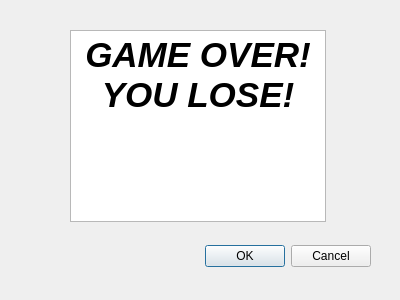
<?xml version="1.0" encoding="UTF-8"?>
<ui version="4.0">
 <class>DialogLose</class>
 <widget class="QDialog" name="DialogLose">
  <property name="geometry">
   <rect>
    <x>0</x>
    <y>0</y>
    <width>400</width>
    <height>300</height>
   </rect>
  </property>
  <property name="windowTitle">
   <string>Dialog</string>
  </property>
  <widget class="QDialogButtonBox" name="buttonBox">
   <property name="geometry">
    <rect>
     <x>30</x>
     <y>240</y>
     <width>341</width>
     <height>32</height>
    </rect>
   </property>
   <property name="orientation">
    <enum>Qt::Horizontal</enum>
   </property>
   <property name="standardButtons">
    <set>QDialogButtonBox::Cancel|QDialogButtonBox::Ok</set>
   </property>
  </widget>
  <widget class="QTextBrowser" name="textBrowser">
   <property name="geometry">
    <rect>
     <x>70</x>
     <y>30</y>
     <width>256</width>
     <height>192</height>
    </rect>
   </property>
   <property name="html">
    <string>&lt;!DOCTYPE HTML PUBLIC &quot;-//W3C//DTD HTML 4.0//EN&quot; &quot;http://www.w3.org/TR/REC-html40/strict.dtd&quot;&gt;
&lt;html&gt;&lt;head&gt;&lt;meta name=&quot;qrichtext&quot; content=&quot;1&quot; /&gt;&lt;style type=&quot;text/css&quot;&gt;
p, li { white-space: pre-wrap; }
&lt;/style&gt;&lt;/head&gt;&lt;body style=&quot; font-family:'SimSun'; font-size:9pt; font-weight:400; font-style:normal;&quot;&gt;
&lt;p align=&quot;center&quot; style=&quot; margin-top:0px; margin-bottom:0px; margin-left:0px; margin-right:0px; -qt-block-indent:0; text-indent:0px;&quot;&gt;&lt;span style=&quot; font-size:26pt; font-weight:600; font-style:italic;&quot;&gt;GAME OVER!&lt;/span&gt;&lt;/p&gt;
&lt;p align=&quot;center&quot; style=&quot; margin-top:0px; margin-bottom:0px; margin-left:0px; margin-right:0px; -qt-block-indent:0; text-indent:0px;&quot;&gt;&lt;span style=&quot; font-size:26pt; font-weight:600; font-style:italic;&quot;&gt;YOU LOSE!&lt;/span&gt;&lt;/p&gt;&lt;/body&gt;&lt;/html&gt;</string>
   </property>
  </widget>
 </widget>
 <resources/>
 <connections>
  <connection>
   <sender>buttonBox</sender>
   <signal>accepted()</signal>
   <receiver>DialogLose</receiver>
   <slot>accept()</slot>
   <hints>
    <hint type="sourcelabel">
     <x>248</x>
     <y>254</y>
    </hint>
    <hint type="destinationlabel">
     <x>157</x>
     <y>274</y>
    </hint>
   </hints>
  </connection>
  <connection>
   <sender>buttonBox</sender>
   <signal>rejected()</signal>
   <receiver>DialogLose</receiver>
   <slot>reject()</slot>
   <hints>
    <hint type="sourcelabel">
     <x>316</x>
     <y>260</y>
    </hint>
    <hint type="destinationlabel">
     <x>286</x>
     <y>274</y>
    </hint>
   </hints>
  </connection>
 </connections>
</ui>
